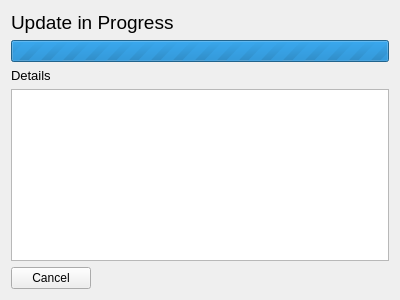
<?xml version="1.0" encoding="UTF-8"?>
<ui version="4.0">
 <class>PTorusUpdateWidget</class>
 <widget class="QWidget" name="PTorusUpdateWidget">
  <property name="geometry">
   <rect>
    <x>0</x>
    <y>0</y>
    <width>400</width>
    <height>300</height>
   </rect>
  </property>
  <property name="windowTitle">
   <string>Update Torus</string>
  </property>
  <layout class="QVBoxLayout" name="verticalLayout">
   <item>
    <widget class="QLabel" name="lbl_Heading">
     <property name="font">
      <font>
       <pointsize>14</pointsize>
      </font>
     </property>
     <property name="text">
      <string>Update in Progress</string>
     </property>
    </widget>
   </item>
   <item>
    <widget class="QProgressBar" name="progressBar">
     <property name="maximum">
      <number>0</number>
     </property>
     <property name="value">
      <number>0</number>
     </property>
    </widget>
   </item>
   <item>
    <widget class="QLabel" name="lbl_DetailToggle">
     <property name="text">
      <string>&lt;html&gt;&lt;head/&gt;&lt;body&gt;&lt;p&gt;&lt;span style=&quot; font-size:10pt;&quot;&gt;Details&lt;/span&gt;&lt;/p&gt;&lt;/body&gt;&lt;/html&gt;</string>
     </property>
    </widget>
   </item>
   <item>
    <widget class="QTextEdit" name="txt_UpdateLog">
     <property name="font">
      <font>
       <family>Courier</family>
       <pointsize>10</pointsize>
      </font>
     </property>
     <property name="layoutDirection">
      <enum>Qt::LeftToRight</enum>
     </property>
     <property name="readOnly">
      <bool>true</bool>
     </property>
    </widget>
   </item>
   <item>
    <widget class="QDialogButtonBox" name="btn_Cancel">
     <property name="layoutDirection">
      <enum>Qt::RightToLeft</enum>
     </property>
     <property name="orientation">
      <enum>Qt::Horizontal</enum>
     </property>
     <property name="standardButtons">
      <set>QDialogButtonBox::Cancel</set>
     </property>
     <property name="centerButtons">
      <bool>false</bool>
     </property>
    </widget>
   </item>
  </layout>
 </widget>
 <resources/>
 <connections/>
</ui>
